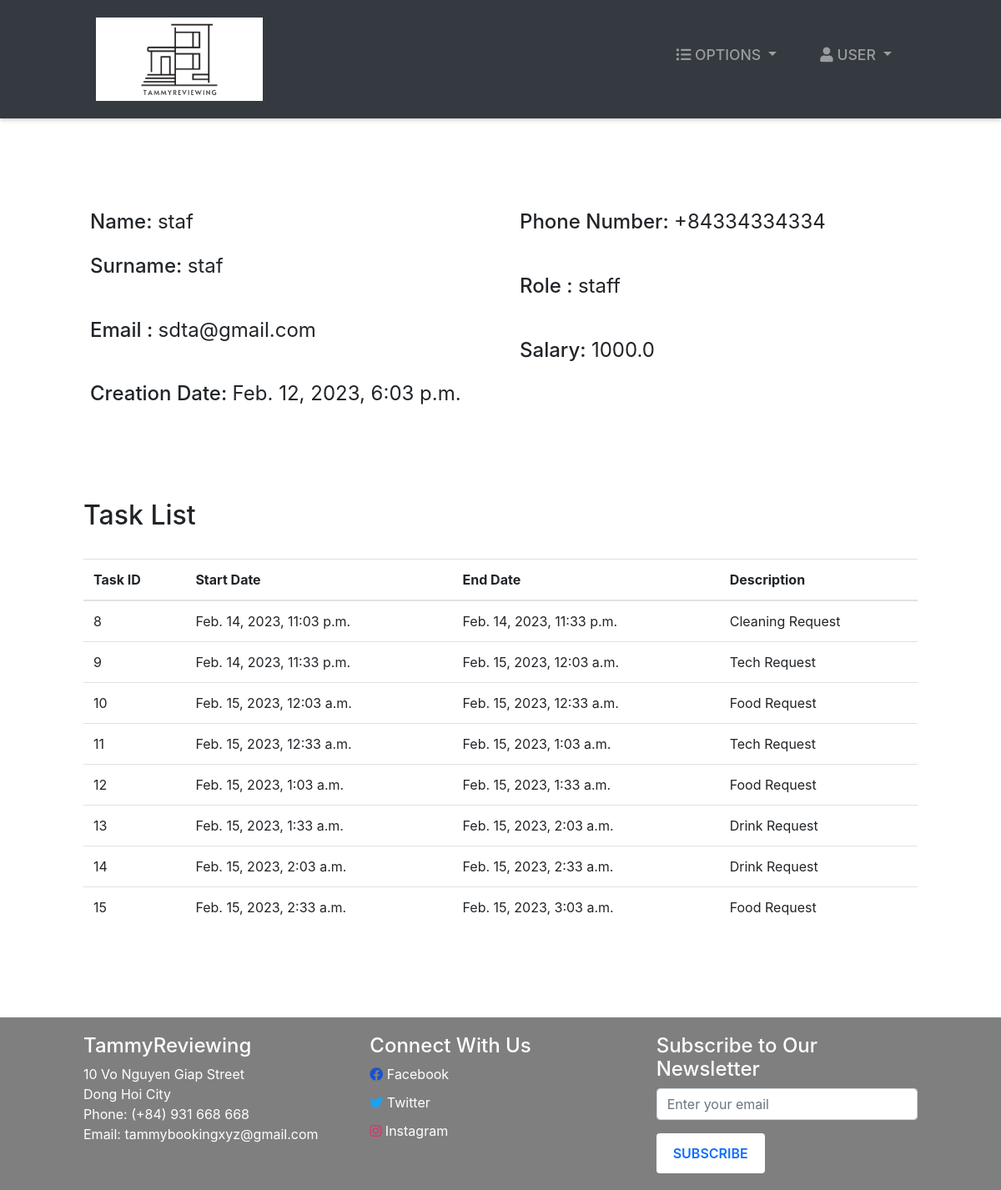
/employee-profile/10/ (signed in), run on the app's committed database.
### accounts/models.py (models this page shows, shortened)
class Employee(models.Model):
    user = models.OneToOneField(User, null=True, on_delete=models.CASCADE)
    phoneNumber = PhoneNumberField(unique=True)
    salary = models.FloatField()

class Task(models.Model):
    employee = models.ForeignKey(
        Employee,   null=True, on_delete=models.CASCADE)
    startTime = models.DateTimeField()
    endTime = models.DateTimeField()
    description = models.TextField()

### accounts/views.py (the view, shortened to what this page needs)
# urls.py: path('employee-profile/<str:pk>/', employee_details, name="employee-profile"),
@login_required(login_url='login')
def employee_details(request, pk):
    role = str(request.user.groups.all()[0])
    path = role + "/"
    tempUser = User.objects.get(id=pk)
    employee = Employee.objects.get(user=tempUser)
    tasks = Task.objects.filter(employee=employee)
    context = {
        "role": role,
        "employee": employee,
        "tasks": tasks
    }
    return render(request, path + "employee-profile.html", context)

### Templates/admin/employee-profile.html
{% extends '../index.html' %}
{% block context %}
{% include '../common_pages/employee-profile.html' %}
{% endblock %}

### Templates/common_pages/employee-profile.html (shortened to what this page needs)
<div class="main-page py-4">
    <form action="" method="POST">
        <div class="row mt-5 clearfix">
            <div class="col-6">
                <div class="p-2 h4">
                    <span>Name:</span>
                    {% if employee.user.id != request.user.id %}
                    <span class="font-weight-normal">{{employee.user.first_name}} </span>
                    {% else %}
                    <input type="text" class="form-control border border-secondary" id="id_first_name"
                        value="{{employee.user.first_name}}" name="first_name">
                    {% endif %}
                </div>
                <div class="p-2 h4">
                    <span>Surname:</span>
                    {% if employee.user.id != request.user.id %}
                    <span class="font-weight-normal"> {{employee.user.last_name}}</span>
                    {% else %}
                    <input type="text" class="form-control border border-secondary" id="id_last_name"
                        value="{{employee.user.last_name}}" name="last_name">
                    {% endif %}
                </div>
                <br>
                <div class="p-2 h4">
                    <span>Email :</span>
                    <span class="font-weight-normal">{{employee.user.email}}</span>
                </div>
                <br>
                <div class="p-2 h4">
                    <span>Creation Date:</span>
                    <span class="font-weight-normal">{{employee.user.date_joined}}</span>
                </div>
            </div>
            <div class="col-6">
                <div class="p-2 h4">
                    <span>Phone Number: </span>
                    {% if employee.user.id != request.user.id %}
                    <span class="font-weight-normal">{{employee.phoneNumber}}</span>
                    {% else %}
                    <input type="text" class="form-control border border-secondary" id="id_phoneNumber"
                        value="{{employee.phoneNumber}}" name="phoneNumber">
                    {% endif %}
                </div>
                <br>
                <div class="p-2 h4">
                    <span>Role :</span>
                    <span class="font-weight-normal">{{employee.user.groups.first}}</span>
                </div>
                <br>
                <div class="p-2 h4">
                    <span>Salary:</span>
                    <span class="font-weight-normal">{{employee.salary}}</span>
                </div>
            </div>
        </div>
        <br>
    </form>
    <br>
    {% if role == 'staff' or request.user != employee.user %}
    <div class="table-responsive my-5">
        <div class="table-header row">
            <div class="col-sm-12 col-md-12 col-lg-4 mb-4">
                <h2>Task List</h2>
            </div>
        </div>
        <table class="table table-hover">
            <thead>
                <tr>
                    <th>Task ID</th>
                    <th>Start Date</th>
                    <th>End Date</th>
                    <th>Description</th>
                </tr>
            </thead>
            <tbody>
                {% for tasks in tasks %}
                <tr>
                    <td>{{tasks.id}}</td>
                    <td>{{tasks.startTime}}</td>
                    <td>{{tasks.endTime}}</td>
                    <td>{{tasks.description}}</td>
                </tr>
                {% endfor %}
            </tbody>
        </table>
    </div>
    {% endif %}
</div>

### static/css/style.css (style rules this page uses)
* { margin: 0; padding: 0; -webkit-font-smoothing: antialiased; box-sizing: border-box; }
.clearfix { overflow: auto; }
.main-page { margin: 0 100px 0 100px; margin-top: 30px; min-height: 570px; }

### static/css/main.css (style rules this page uses)
* { margin: 0; padding: 0; -webkit-font-smoothing: antialiased; }
.clearfix { overflow: auto; }
body { position: relative; }

### data on the page
Employee: user.first_name "staf", user.last_name "staf", user.email "sdta@gmail.com", user.date_joined "Feb. 12, 2023, 6:03 p.m.", phoneNumber "+84334334334", user.groups.first "staff", salary "1000.0"
Task: id "8", startTime "Feb. 14, 2023, 11:03 p.m.", endTime "Feb. 14, 2023, 11:33 p.m.", description "Cleaning Request"
Task: id "9", startTime "Feb. 14, 2023, 11:33 p.m.", endTime "Feb. 15, 2023, 12:03 a.m.", description "Tech Request"
Task: id "10", startTime "Feb. 15, 2023, 12:03 a.m.", endTime "Feb. 15, 2023, 12:33 a.m.", description "Food Request"
Task: id "11", startTime "Feb. 15, 2023, 12:33 a.m.", endTime "Feb. 15, 2023, 1:03 a.m.", description "Tech Request"
Task: id "12", startTime "Feb. 15, 2023, 1:03 a.m.", endTime "Feb. 15, 2023, 1:33 a.m.", description "Food Request"
Task: id "13", startTime "Feb. 15, 2023, 1:33 a.m.", endTime "Feb. 15, 2023, 2:03 a.m.", description "Drink Request"
Task: id "14", startTime "Feb. 15, 2023, 2:03 a.m.", endTime "Feb. 15, 2023, 2:33 a.m.", description "Drink Request"
Task: id "15", startTime "Feb. 15, 2023, 2:33 a.m.", endTime "Feb. 15, 2023, 3:03 a.m.", description "Food Request"
